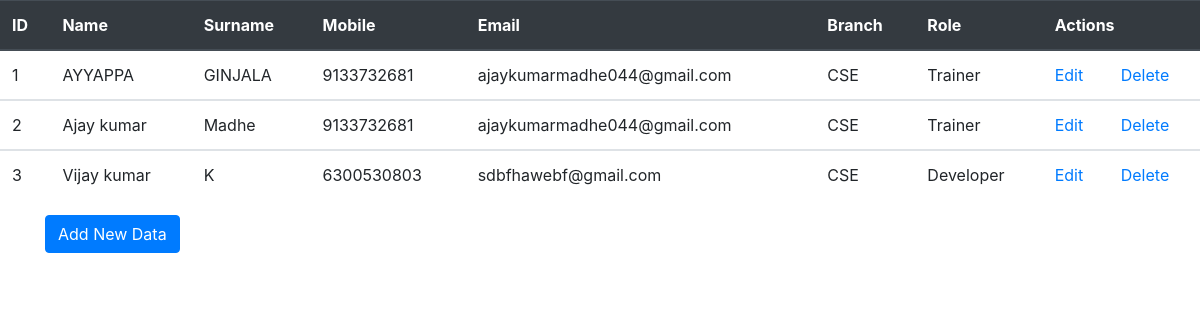
The page /show (signed in) on the database its author committed.
### project_database.py (models this page shows)
class Register(Base):
	__tablename__='register'
	id=Column(Integer,primary_key=True)
	name=Column(String(100))
	surname=Column(String(100))
	mobile=Column(String(20))
	email=Column(String(50))
	branch=Column(String(10))
	role=Column(String(50))

### main.py (the view)
@app.route("/show")
@login_required
def showdb():
	register=session.query(Register).all()
	return render_template('show.html',reg=register)

### main.py (called while the page is built)
@login_manager.user_loader
def load_user(user_id):
	return session.query(User).get(int(user_id))

### templates/show.html (shortened to what this page needs)
      <!DOCTYPE html>
<html lang="en">
<head>
  <link rel="stylesheet" href="https://maxcdn.bootstrapcdn.com/bootstrap/4.3.1/css/bootstrap.min.css">
</head>
<body>
<div class="container-mt-5">
  <table class="table">
    <thead class="thead-dark">
      <tr>
        <th>ID</th>
        <th>Name</th>
        <th>Surname</th>
        <th>Mobile</th>
        <th>Email</th>
        <th>Branch</th>
        <th>Role</th>
        <th colspan="2">Actions</th>
      </tr>
    </thead>
    <tbody>
      {% for i in reg %}
      <tr>
        <td>{{i.id}}</td>
        <td>{{i.name}}</td>
        <td>{{i.surname}}</td>
        <td>{{i.mobile}}</td>
        <td>{{i.email}}</td>
        <td>{{i.branch}}</td>
        <td>{{i.role}}</td>
        <td><a href="{{url_for('editData',register_id=i.id)}}">Edit</a></td>
        <td><a href="{{url_for('deleteData',register_id=i.id)}}">Delete</a></td>
      </tr>
    </tbody>
    {% endfor %}
  </table>
</div>
<div class="container">
<div class="btn btn-primary"> <a href ="{{url_for('addData')}}"><font color="white"> Add New Data</font></a>
</div>
</body>
</html>

### rows shown on the page
Register: id "1", name "AYYAPPA", surname "GINJALA", mobile "9133732681", email "ajaykumarmadhe044@gmail.com", branch "CSE", role "Trainer"
Register: id "2", name "Ajay kumar", surname "Madhe", mobile "9133732681", email "ajaykumarmadhe044@gmail.com", branch "CSE", role "Trainer"
Register: id "3", name "Vijay kumar", surname "K", mobile "6300530803", email "sdbfhawebf@gmail.com", branch "CSE", role "Developer"
